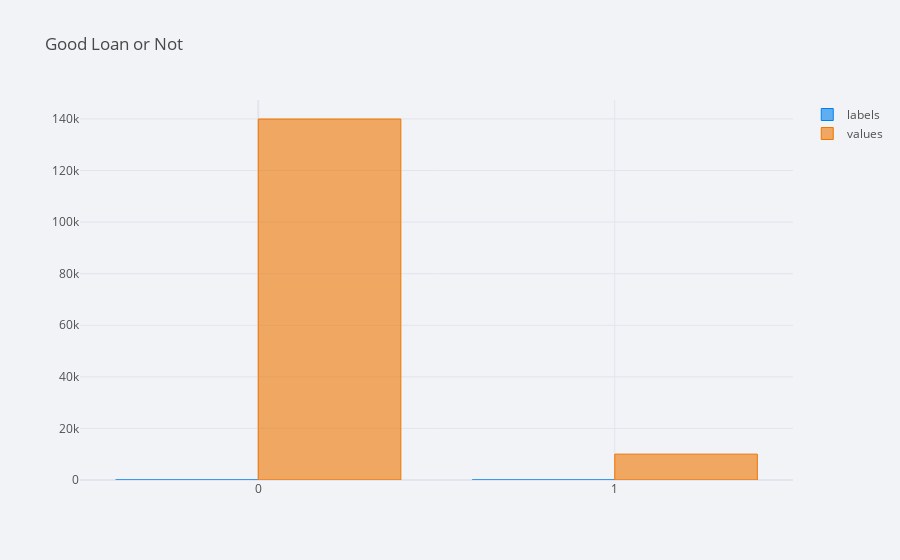

Notebook source saved alongside this figure:
### Markdown cell above
Features like NumberOfTime30-59DaysPastDueNotWorse, NumberOfTimes90DaysLate, and NumberOfTime60-89DaysPastDueNotWorse show a strong negative correlation with "SeriousDlqin2yrs." This is reasonable because individuals who frequently fail to make payments on time may have financial issues that lead to an inability to pay.

The "Age" feature has the highest positive correlation, indicating that as a client's age increases, they are less likely to default on their loans.

The high correlation of 0.99 between the three features NumberOfTime30-59DaysPastDueNotWorse, NumberOfTimes90DaysLate, and NumberOfTime60-89DaysPastDueNotWorse is expected since each borrower goes through these stages based on how many days they are late on their payments.

Deciding which model's to train and test depends on correlations. As we have to train model which smoothens underwritting process for personal loans

### Code cell
import cufflinks as cf
cf.go_offline()

cf.set_config_file(theme='polar')
contract_val = train['SeriousDlqin2yrs'].value_counts()
contract_df = pd.DataFrame({'labels': contract_val.index,
                   'values': contract_val.values
                  })
contract_df.iplot(kind='bar',labels='labels',values='values', title='Good Loan or Not', hole = 0.6)

### Figure 1 — Plotly figure (JSON) as saved in the notebook; plotly's stock layout.template omitted (floating-point values rounded to 4 significant figures)
{"data": [{"marker": {"color": "rgba(0, 128, 240, 0.6)", "line": {"color": "rgba(0, 128, 240, 1.0)", "width": 1}}, "name": "labels", "orientation": "v", "text": "", "type": "bar", "x": [0, 1], "y": [0, 1]}, {"marker": {"color": "rgba(238, 118, 0, 0.6)", "line": {"color": "rgba(238, 118, 0, 1.0)", "width": 1}}, "name": "values", "orientation": "v", "text": "", "type": "bar", "x": [0, 1], "y": [139974, 10026]}], "layout": {"autosize": true, "legend": {"bgcolor": "#F2F3F7", "font": {"color": "#505050"}}, "paper_bgcolor": "#F2F3F7", "plot_bgcolor": "#F2F3F7", "title": {"font": {"color": "#484848"}, "text": "Good Loan or Not"}, "xaxis": {"autorange": true, "gridcolor": "#E1E5ED", "range": [-0.5, 1.5], "showgrid": true, "tickfont": {"color": "#505050"}, "title": {"font": {"color": "#505050"}, "text": ""}, "type": "linear", "zerolinecolor": "#E1E5ED"}, "yaxis": {"autorange": true, "gridcolor": "#E1E5ED", "range": [0, 147300.0], "showgrid": true, "tickfont": {"color": "#505050"}, "title": {"font": {"color": "#505050"}, "text": ""}, "type": "linear", "zerolinecolor": "#E1E5ED"}}}
